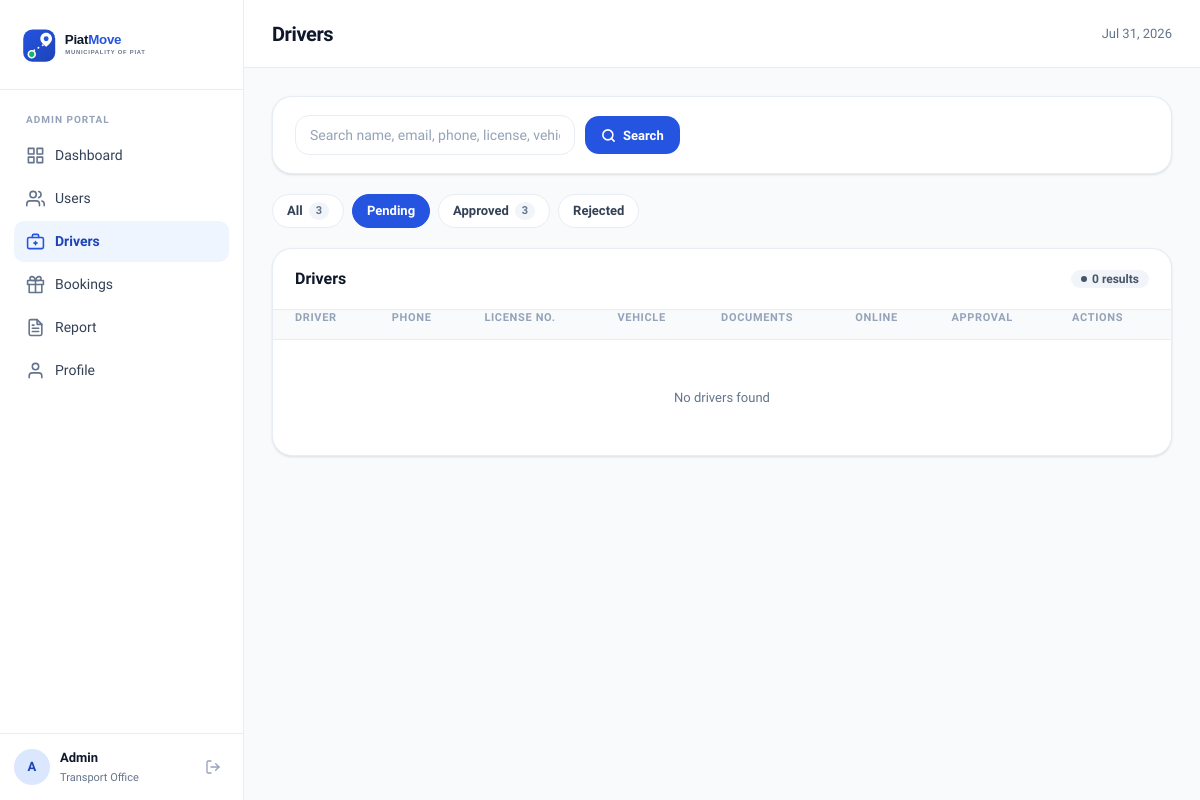
Before: /drivers.php?filter=pending (signed in) with the older database file.
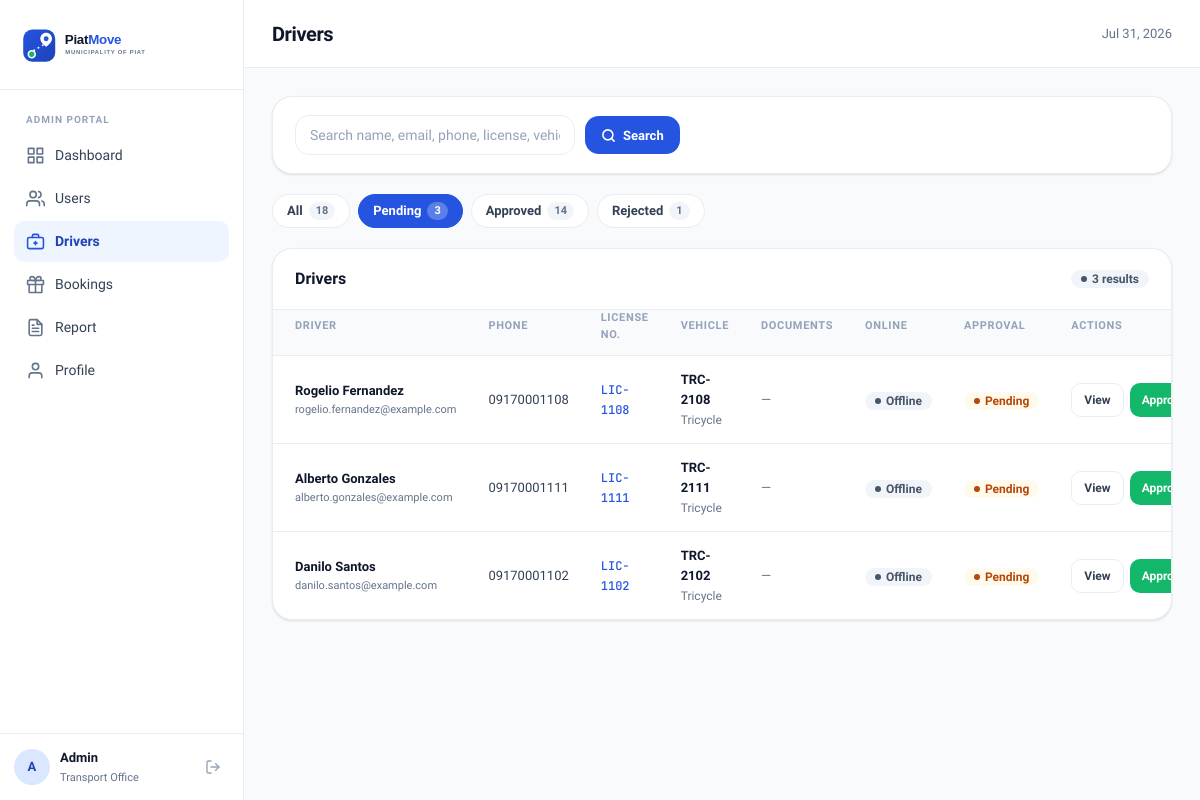
After: the same page with the newer database file.
### tables this page shows
CREATE TABLE `driver_info` (
  `id` int(10) UNSIGNED NOT NULL,
  `user_id` int(10) UNSIGNED NOT NULL,
  `license_no` varchar(50) NOT NULL,
  `vehicle_no` varchar(50) NOT NULL,
  `vehicle_type` varchar(50) NOT NULL,
  `barangay` varchar(50) NOT NULL DEFAULT '',
  `plate_proof_path` varchar(255) DEFAULT NULL,
  `license_proof_path` varchar(255) DEFAULT NULL,
  `photo_path` varchar(255) DEFAULT NULL,
  `approval_status` enum('pending','approved','rejected') NOT NULL DEFAULT 'pending',
  `is_online` tinyint(1) NOT NULL DEFAULT 0,
  `current_lat` decimal(10,7) DEFAULT NULL,
  `current_lng` decimal(10,7) DEFAULT NULL,
  `created_at` timestamp NOT NULL DEFAULT current_timestamp(),
  `updated_at` timestamp NOT NULL DEFAULT current_timestamp() ON UPDATE current_timestamp()
);

CREATE TABLE `users` (
  `id` int(10) UNSIGNED NOT NULL,
  `name` varchar(100) NOT NULL,
  `email` varchar(150) NOT NULL,
  `password` varchar(255) NOT NULL,
  `phone` varchar(20) NOT NULL,
  `role` enum('passenger','driver') NOT NULL DEFAULT 'passenger',
  `status` enum('active','inactive') NOT NULL DEFAULT 'active',
  `created_at` timestamp NOT NULL DEFAULT current_timestamp(),
  `updated_at` timestamp NOT NULL DEFAULT current_timestamp() ON UPDATE current_timestamp()
);

### drivers.php (the view, shortened to what this page needs)
<?php
$db  = get_db();
$filter  = $_GET['filter'] ?? 'all';
$search = trim($_GET['q'] ?? '');
$base_sql = "SELECT u.id, u.name, u.email, u.phone, u.status, u.created_at,
                    d.license_no, d.vehicle_no, d.vehicle_type, d.barangay, d.approval_status, d.is_online,
                    d.plate_proof_path, d.license_proof_path, d.photo_path
             FROM users u
             JOIN driver_info d ON d.user_id = u.id";
$where  = [];
$params = [];
if ($filter !== 'all') {
    $where[]  = 'd.approval_status = ?';
    $params[] = $filter;
}
$sql = $base_sql
     . ($where ? ' WHERE ' . implode(' AND ', $where) : '')
     . " ORDER BY FIELD(d.approval_status,'pending','approved','rejected'), u.created_at DESC";
$stmt = $db->prepare($sql);
$stmt->execute($params);
$drivers = $stmt->fetchAll();
$counts_raw = $db->query(
    "SELECT approval_status, COUNT(*) AS cnt FROM driver_info GROUP BY approval_status"
)->fetchAll();
$counts = ['all' => 0];
foreach ($counts_raw as $r) {
    $counts[$r['approval_status']] = (int)$r['cnt'];
    $counts['all'] += (int)$r['cnt'];
}
$page_title = 'Drivers';
require_once __DIR__ . '/includes/header.php';
?>
<div class="panel" style="margin-bottom:20px">
    <div style="padding:18px 22px">
        <form method="GET" style="display:flex;gap:10px;flex-wrap:wrap;align-items:center">
            <input type="text" name="q" class="form-input" style="width:280px"
                   placeholder="Search name, email, phone, license, vehicle…"
                   value="<?= htmlspecialchars($search) ?>">
            <button type="submit" class="btn-primary-ds">
                <svg width="15" height="15" viewBox="0 0 24 24" fill="none" stroke="currentColor" stroke-width="2.5" stroke-linecap="round" stroke-linejoin="round"><circle cx="11" cy="11" r="8"/><line x1="21" y1="21" x2="16.65" y2="16.65"/></svg>
                Search
            </button>
        </form>
    </div>
</div>
<div style="display:flex;gap:8px;margin-bottom:20px;flex-wrap:wrap">
    <?php
    $tabs = ['all'=>'All','pending'=>'Pending','approved'=>'Approved','rejected'=>'Rejected'];
    foreach ($tabs as $key => $label):
        $cnt = $counts[$key] ?? 0;
        $qs  = 'filter=' . $key . ($search ? '&q=' . urlencode($search) : '');
    ?>
        <a href="?<?= $qs ?>" class="filter-pill <?= $filter === $key ? 'active' : '' ?>">
            <?= $label ?>
            <?php if ($cnt > 0): ?>
                <span style="background:<?= $filter === $key ? 'rgba(255,255,255,.25)' : 'var(--gray-100)' ?>;color:<?= $filter === $key ? '#fff' : 'var(--text-muted)' ?>;padding:1px 7px;border-radius:var(--radius-pill);font-size:11px;font-weight:700">
                    <?= $cnt ?>
                </span>
            <?php endif; ?>
        </a>
    <?php endforeach; ?>
</div>
<div class="panel">
    <div class="panel-header">
        <span class="panel-title">Drivers</span>
        <span class="badge badge-neutral"><?= count($drivers) ?> results</span>
    </div>
    <div style="overflow-x:auto">
        <table class="data-table">
            <thead>
                <tr>
                    <th>Driver</th>
                    <th>Phone</th>
                    <th>License No.</th>
                    <th>Vehicle</th>
                    <th>Documents</th>
                    <th>Online</th>
                    <th>Approval</th>
                    <th>Actions</th>
                </tr>
            </thead>
            <tbody>
                <?php
                $doc_labels = [
                    'plate_proof_path'   => 'Plate Proof',
                    'license_proof_path' => 'License Proof',
                    'photo_path'         => 'Driver Photo',
                ];
                ?>
                <?php foreach ($drivers as $d): ?>
                <tr>
                    <td>
                        <div class="cell-strong"><?= htmlspecialchars($d['name']) ?></div>
                        <div class="cell-sub" style="font-size:11px;color:var(--text-muted)"><?= htmlspecialchars($d['email']) ?></div>
                    </td>
                    <td><?= htmlspecialchars($d['phone']) ?></td>
                    <td><span class="cell-mono"><?= htmlspecialchars($d['license_no']) ?></span></td>
                    <td>
                        <div class="cell-strong"><?= htmlspecialchars($d['vehicle_no']) ?></div>
                        <div class="cell-sub"><?= htmlspecialchars($d['vehicle_type']) ?></div>
                    </td>
                    <td>
                        <div style="display:flex;gap:6px;flex-wrap:wrap">
                            <?php
                            $hasDocs = false;
                            foreach ($doc_labels as $col => $label):
                                $path = $d[$col] ?? null;
                                if (!$path) continue;
                                $hasDocs = true;
                            ?>
                            <?php endforeach; ?>
                            <?php if (!$hasDocs): ?>
                                <span class="text-muted">&mdash;</span>
                            <?php endif; ?>
                        </div>
                    </td>
                    <td>
                        <?php if ($d['is_online']): ?>
                            <span class="badge badge-success">Online</span>
                        <?php else: ?>
                            <span class="badge badge-neutral">Offline</span>
                        <?php endif; ?>
                    </td>
                    <td>
                        <?php
                        $ap_map = ['pending'=>'warning','approved'=>'success','rejected'=>'danger'];
                        $cls = $ap_map[$d['approval_status']] ?? 'neutral';
                        echo "<span class=\"badge badge-{$cls}\">" . ucfirst($d['approval_status']) . "</span>";
                        ?>
                    </td>
                    <td>
                        <div class="actions-cell">
                            <button type="button" class="btn-neutral-sm view-driver-btn"
                                    data-name="<?= htmlspecialchars($d['name']) ?>"
                                    data-email="<?= htmlspecialchars($d['email']) ?>"
                                    data-phone="<?= htmlspecialchars($d['phone']) ?>"
                                    data-status="<?= htmlspecialchars(ucfirst($d['status'])) ?>"
                                    data-license="<?= htmlspecialchars($d['license_no']) ?>"
                                    data-vehicle="<?= htmlspecialchars($d['vehicle_no']) ?>"
                                    data-vehicle-type="<?= htmlspecialchars($d['vehicle_type']) ?>"
                                    data-barangay="<?= htmlspecialchars($d['barangay']) ?>"
                                    data-online="<?= $d['is_online'] ? 'Online' : 'Offline' ?>"
                                    data-approval="<?= htmlspecialchars(ucfirst($d['approval_status'])) ?>"
                                    data-joined="<?= htmlspecialchars(date('M j, Y', strtotime($d['created_at']))) ?>"
                                    data-plate-proof="<?= $d['plate_proof_path'] ? htmlspecialchars(BASE_URL . '/' . ltrim($d['plate_proof_path'], '/')) : '' ?>"
                                    data-license-proof="<?= $d['license_proof_path'] ? htmlspecialchars(BASE_URL . '/' . ltrim($d['license_proof_path'], '/')) : '' ?>"
                                    data-photo="<?= $d['photo_path'] ? htmlspecialchars(BASE_URL . '/' . ltrim($d['photo_path'], '/')) : '' ?>"
                                    onclick="openDriverModal(this)">View</button>
                            <form method="POST" style="display:contents">
                                <?php if ($d['approval_status'] === 'pending'): ?>
                                    <button name="action" value="approve" class="btn-success-sm"
                                            onclick="return confirm('Approve this driver?')">Approve</button>
                                <?php elseif ($d['approval_status'] === 'approved'): ?>
                                    <button name="action" value="reject" class="btn-danger-ghost"
                                            onclick="return confirm('Revoke this driver\'s approval?')">Revoke</button>
                                <?php else: ?>
                                    <button name="action" value="approve" class="btn-neutral-sm"
                                            onclick="return confirm('Re-approve this driver?')">Re-approve</button>
                                <?php endif; ?>
                            </form>
                        </div>
                    </td>
                </tr>
                <?php endforeach; ?>
                <?php if (empty($drivers)): ?>
                <tr><td colspan="8" style="text-align:center;padding:48px;color:var(--text-muted)">No drivers found</td></tr>
                <?php endif; ?>
            </tbody>
        </table>
    </div>
</div>
<?php require_once __DIR__ . '/includes/footer.php'; ?>

### includes/header.php (shortened to what this page needs)
<!DOCTYPE html>
<html lang="en">
<head>
    <link href="<?= BASE_URL ?>/assets/css/admin.css?v=<?= filemtime(__DIR__ . '/../assets/css/admin.css') ?>" rel="stylesheet">
</head>
<body>
<div id="wrapper">
    <nav id="sidebar">
        <div class="sidebar-logo">
            <img src="<?= BASE_URL ?>/assets/logo-full.svg" alt="PiatMove">
        </div>
        <div class="sidebar-nav">
            <div class="sidebar-section-label">Admin Portal</div>
            <a href="<?= BASE_URL ?>/dashboard.php"
               class="<?= basename($_SERVER['PHP_SELF']) === 'dashboard.php' ? 'active' : '' ?>">
                <svg class="nav-icon" viewBox="0 0 24 24" fill="none" stroke="currentColor" stroke-width="2" stroke-linecap="round" stroke-linejoin="round">
                    <rect x="3" y="3" width="7" height="7"/><rect x="14" y="3" width="7" height="7"/><rect x="14" y="14" width="7" height="7"/><rect x="3" y="14" width="7" height="7"/>
                </svg>
                Dashboard
            </a>
            <a href="<?= BASE_URL ?>/users.php"
               class="<?= basename($_SERVER['PHP_SELF']) === 'users.php' ? 'active' : '' ?>">
                <svg class="nav-icon" viewBox="0 0 24 24" fill="none" stroke="currentColor" stroke-width="2" stroke-linecap="round" stroke-linejoin="round">
                    <path d="M17 21v-2a4 4 0 0 0-4-4H5a4 4 0 0 0-4 4v2"/><circle cx="9" cy="7" r="4"/><path d="M23 21v-2a4 4 0 0 0-3-3.87"/><path d="M16 3.13a4 4 0 0 1 0 7.75"/>
                </svg>
                Users
            </a>
            <a href="<?= BASE_URL ?>/drivers.php"
               class="<?= basename($_SERVER['PHP_SELF']) === 'drivers.php' ? 'active' : '' ?>">
                Drivers
            </a>
            <a href="<?= BASE_URL ?>/bookings.php"
               class="<?= basename($_SERVER['PHP_SELF']) === 'bookings.php' ? 'active' : '' ?>">
                Bookings
            </a>
            <a href="<?= BASE_URL ?>/report.php"
               class="<?= basename($_SERVER['PHP_SELF']) === 'report.php' ? 'active' : '' ?>">
                Report
            </a>
            <a href="<?= BASE_URL ?>/profile.php"
               class="<?= basename($_SERVER['PHP_SELF']) === 'profile.php' ? 'active' : '' ?>">
                <svg class="nav-icon" viewBox="0 0 24 24" fill="none" stroke="currentColor" stroke-width="2" stroke-linecap="round" stroke-linejoin="round">
                    <path d="M20 21v-2a4 4 0 0 0-4-4H8a4 4 0 0 0-4 4v2"/><circle cx="12" cy="7" r="4"/>
                </svg>
                Profile
            </a>
        </div>
        <div class="sidebar-footer">
            <div class="sidebar-avatar">
                <?= strtoupper(substr($_SESSION['admin_name'] ?? 'A', 0, 1)) ?>
            </div>
            <div class="sidebar-footer-meta">
                <div class="sidebar-footer-name"><?= htmlspecialchars($_SESSION['admin_name'] ?? 'Admin') ?></div>
                <div class="sidebar-footer-role">Transport Office</div>
            </div>
            <a href="<?= BASE_URL ?>/logout.php" class="sidebar-logout" title="Sign out">
                <svg width="16" height="16" viewBox="0 0 24 24" fill="none" stroke="currentColor" stroke-width="2" stroke-linecap="round" stroke-linejoin="round">
                    <path d="M9 21H5a2 2 0 0 1-2-2V5a2 2 0 0 1 2-2h4"/><polyline points="16 17 21 12 16 7"/><line x1="21" y1="12" x2="9" y2="12"/>
                </svg>
            </a>
        </div>
    </nav>
    <div id="page-content">
        <header class="topbar">
            <div class="topbar-title"><?= htmlspecialchars($page_title ?? '') ?></div>
            <div class="topbar-date"><?= date('M j, Y') ?></div>
        </header>
        <div class="content-body">

### includes/footer.php (shortened to what this page needs)
        </div>
    </div>
</div>
</body>
</html>

Changed rows visible on the page:
added driver_info: user.name "Rogelio Fernandez", user.email "rogelio.fernandez@example.com", user.phone "09170001108", license_no "LIC-1108", vehicle_no "TRC-2108", vehicle_type "Tricycle", is_online "Offline", approval_status "Pending", shows "Approve"
added driver_info: user.name "Alberto Gonzales", user.email "alberto.gonzales@example.com", user.phone "09170001111", license_no "LIC-1111", vehicle_no "TRC-2111", vehicle_type "Tricycle", is_online "Offline", approval_status "Pending", shows "Approve"
added driver_info: user.name "Danilo Santos", user.email "danilo.santos@example.com", user.phone "09170001102", license_no "LIC-1102", vehicle_no "TRC-2102", vehicle_type "Tricycle", is_online "Offline", approval_status "Pending", shows "Approve"
Other visible differences:
count($drivers): "0" → "3"
new list line: "All 18"
new list line: "Pending 3"
new list line: "Approved 14"
new list line: "Rejected 1"
list line gone: "All 3"
list line gone: "Pending"
list line gone: "Approved 3"
list line gone: "Rejected"
text no longer shown: "No drivers found"
